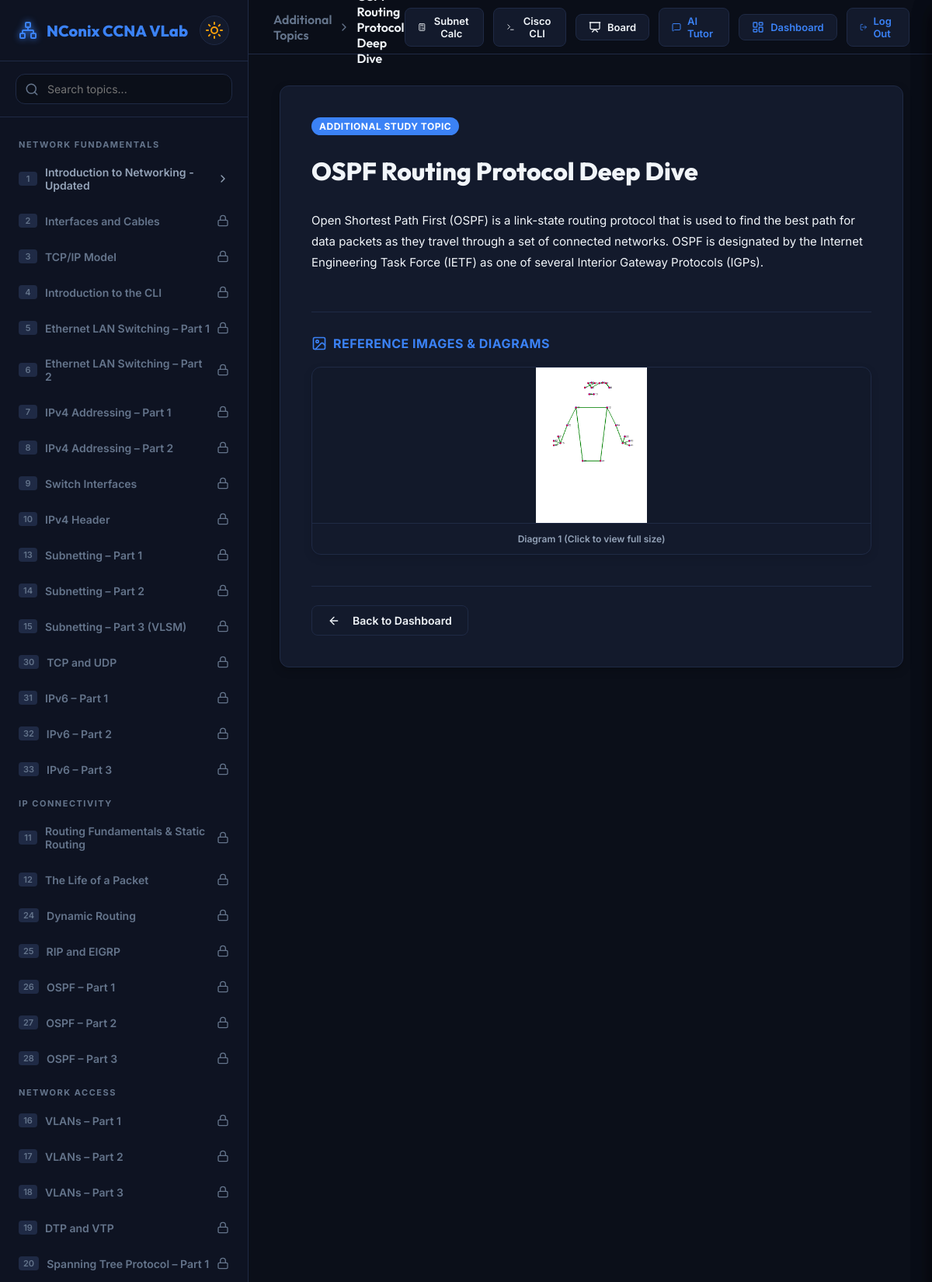
The page /additional-topic/1/ (signed in, upper part) on the database its author committed.
### core/models.py (models this page shows, shortened)
class Domain(models.Model):
    name = models.CharField(max_length=100, unique=True)

class Topic(models.Model):
    id = models.IntegerField(primary_key=True)
    domain = models.ForeignKey(Domain, on_delete=models.CASCADE, related_name='topics')
    title = models.CharField(max_length=200)
    objectives = models.JSONField(default=list)  # list of strings
    lesson_content = models.TextField()  # markdown
    class Meta:
        ordering = ['id']

class AdditionalTopic(models.Model):
    title = models.CharField(max_length=200)
    content = models.TextField(help_text="Paragraph content of the additional topic (supports markdown)")
    image1 = models.ImageField(upload_to='additional_topics/', blank=True, null=True)
    image2 = models.ImageField(upload_to='additional_topics/', blank=True, null=True)
    image3 = models.ImageField(upload_to='additional_topics/', blank=True, null=True)
    created_at = models.DateTimeField(auto_now_add=True)
    class Meta:
        ordering = ['created_at']

### core/views.py (the view)
# urls.py: path('additional-topic/<int:topic_id>/', views.additional_topic_detail_view, name='additional_topic_detail'),
@login_required
def additional_topic_detail_view(request, topic_id):
    topic = get_object_or_404(AdditionalTopic, id=topic_id)
    parsed_content = parse_markdown(topic.content)
    sidebar_domains = get_sidebar_data(request.user)
    context = {
        'topic': topic,
        'parsed_content': parsed_content,
        'sidebar_domains': sidebar_domains,
        'current_atopic_id': topic.id,
        'active_page': 'additional_topic_detail',
    }
    return render(request, 'core/additional_topic_detail.html', context)

### core/context_processors.py (called while the page is built)
def additional_topics(request):
    return {
        'additional_topics': AdditionalTopic.objects.all().order_by('created_at')
    }

### core/models.py (called while the page is built)
    def has_access_to_topic(self, topic_id):
        if self.role == 'admin':
            return True
        if self.unlock_all_topics:
            return True
        try:
            return int(topic_id) in (self.allowed_topics or [])
        except (ValueError, TypeError):
            return False

### core/templates/core/additional_topic_detail.html (shortened to what this page needs)
{% extends 'core/base.html' %}
{% block breadcrumbs %}
  <span class="breadcrumb-root">Additional Topics</span>
  <span class="breadcrumb-separator"><i data-lucide="chevron-right"></i></span>
  <span class="breadcrumb-current">{{ topic.title }}</span>
{% endblock %}
{% block content %}
<div class="lesson-card">
  <span class="lesson-meta-tag" style="background-color: var(--accent); color: white;">ADDITIONAL STUDY TOPIC</span>
  <h2 class="lesson-title" style="margin-top: 10px;">{{ topic.title }}</h2>
  <div class="lesson-body" style="margin-top: 30px; line-height: 1.8; font-size: 15px; color: var(--text-primary);">
    {{ parsed_content|safe }}
  </div>
  {% if topic.image1 or topic.image2 or topic.image3 %}
    <div style="margin-top: 50px; border-top: 1px solid var(--border-color); padding-top: 30px;">
      <h4 style="display: flex; align-items: center; gap: 8px; font-size: 16px; font-weight: 700; color: var(--accent); margin-bottom: 20px; text-transform: uppercase; letter-spacing: 0.5px;">
        <i data-lucide="image" style="width: 20px; height: 20px;"></i>
        Reference Images & Diagrams
      </h4>
      <div style="display: grid; grid-template-columns: repeat(auto-fit, minmax(280px, 1fr)); gap: 24px;">
        {% if topic.image1 %}
          <div class="image-gallery-item" style="border: 1px solid var(--border-color); border-radius: var(--radius); background-color: var(--bg-card); overflow: hidden; box-shadow: 0 4px 12px rgba(0,0,0,0.1); transition: transform 0.3s ease, box-shadow 0.3s ease;" onmouseover="this.style.transform='translateY(-4px)'; this.style.boxShadow='0 8px 24px rgba(0,0,0,0.2)';" onmouseout="this.style.transform='translateY(0)'; this.style.boxShadow='0 4px 12px rgba(0,0,0,0.1)';">
            <a href="{{ topic.image1.url }}" target="_blank" style="display: block; cursor: zoom-in;">
              <img src="{{ topic.image1.url }}" alt="Reference Image 1" style="width: 100%; height: 200px; object-fit: contain; background-color: rgba(0,0,0,0.05); display: block;">
            </a>
            <div style="padding: 12px; font-size: 12px; color: var(--text-secondary); border-top: 1px solid var(--border-color); text-align: center; font-weight: 600;">
              Diagram 1 (Click to view full size)
            </div>
          </div>
        {% endif %}
      </div>
    </div>
  {% endif %}
  <div style="margin-top: 40px; display: flex; justify-content: flex-start; border-top: 1px solid var(--border-color); padding-top: 24px;">
    <a href="{% url 'dashboard' %}" class="btn" style="text-decoration: none; display: inline-flex; align-items: center; border: 1px solid var(--border-color); background-color: var(--bg-card); color: var(--text-primary);">
      <i data-lucide="arrow-left" style="width: 16px; height: 16px; margin-right: 8px;"></i>
      Back to Dashboard
    </a>
  </div>
</div>
{% endblock %}

### core/templates/core/base.html (shortened to what this page needs)
{% load static %}
<!DOCTYPE html>
<html lang="en" data-theme="dark">
<head>
  <link rel="stylesheet" href="{% static 'core/styles.css' %}">
</head>
<body>
  <div class="app-container">
    <aside class="sidebar" id="sidebar">
      <div class="sidebar-header">
        <a href="{% url 'dashboard' %}" class="logo" style="text-decoration: none;">
          <i data-lucide="network" class="logo-icon"></i>
          <span>NConix CCNA <span class="accent-text">VLab</span></span>
        </a>
        <button class="theme-toggle" id="themeToggleBtn" title="Toggle Light/Dark Mode">
          <i data-lucide="sun" class="sun-icon"></i>
        </button>
      </div>
      <div class="search-box">
        <i data-lucide="search" class="search-icon"></i>
        <input type="text" id="searchInput" placeholder="Search topics...">
      </div>
      <nav class="navigation">
        <div class="nav-list" id="navList">
          {% if user.is_authenticated %}
            {% for domain in sidebar_domains %}
              <div class="nav-section-title">{{ domain.name|upper }}</div>
              {% for topic in domain.topics %}
                <div class="chapter-item {% if active_page == 'lesson' or active_page == 'quiz' %}{% if topic.id == current_topic_id %}expanded{% endif %}{% endif %}" id="chapter-{{ topic.id }}" data-title="{{ topic.title }}">
                  <div class="chapter-header">
                    <div class="chapter-title-container">
                      <span class="chapter-number">{{ topic.id }}</span>
                      <span {% if topic.locked %}style="color: var(--text-muted);"{% endif %}>{{ topic.title }}</span>
                    </div>
                    {% if topic.locked %}
                      <i data-lucide="lock" class="chapter-chevron" style="color: var(--text-muted); transform: none !important;"></i>
                    {% else %}
                      <i data-lucide="chevron-right" class="chapter-chevron"></i>
                    {% endif %}
                  </div>
                </div>
              {% endfor %}
            {% endfor %}
          {% endif %}
        </div>
      </nav>
    </aside>
    <main class="workspace">
      <header class="header">
        <div class="header-breadcrumbs">
          {% block breadcrumbs %}{% endblock %}
        </div>
        <div class="header-actions">
          <button class="header-btn" id="toolSubnetBtn" title="Subnetting Calculator">
            <i data-lucide="calculator"></i>
            <span>Subnet Calc</span>
          </button>
          <button class="header-btn" id="toolCliBtn" title="Cisco IOS CLI Simulator">
            <i data-lucide="terminal"></i>
            <span>Cisco CLI</span>
          </button>
          {% if user.is_authenticated %}
            {% if active_page != 'admin_board' %}
              <button class="header-btn" id="toolBoardBtn" title="Live Shared Whiteboard" style="position: relative;">
                <i data-lucide="presentation"></i>
                <span>Board</span>
              </button>
            {% endif %}
            <a href="{% url 'tutor_bot' %}" class="header-btn {% if active_page == 'tutor_bot' %}highlight-btn{% endif %}" title="AI Networking Tutor" style="text-decoration: none;">
              <i data-lucide="message-square"></i>
              <span>AI Tutor</span>
            </a>
            <a href="{% url 'dashboard' %}" class="header-btn {% if active_page == 'dashboard' %}highlight-btn{% endif %}" style="text-decoration: none;">
              <i data-lucide="layout-dashboard"></i>
              <span>Dashboard</span>
            </a>
            <a href="{% url 'logout' %}" class="header-btn" title="Log Out" style="text-decoration: none;">
              <i data-lucide="log-out"></i>
              <span>Log Out</span>
            </a>
          {% endif %}
        </div>
      </header>
      <div class="viewport" id="viewport">
        {% block content %}{% endblock %}
      </div>
    </main>
  </div>
</body>
</html>

### rows shown on the page
Domain: name "NETWORK FUNDAMENTALS"
Topic: title "Introduction to Networking - Updated"
Topic: title "Interfaces and Cables"
Topic: title "TCP/IP Model"
Topic: title "Introduction to the CLI"
Topic: title "Ethernet LAN Switching – Part 1"
Topic: title "Ethernet LAN Switching – Part 2"
Topic: title "IPv4 Addressing – Part 1"
Topic: title "IPv4 Addressing – Part 2"
Topic: title "Switch Interfaces"
Topic: title "IPv4 Header"
Topic: title "Subnetting – Part 1"
Topic: title "Subnetting – Part 2"
Topic: title "Subnetting – Part 3 (VLSM)"
Topic: title "TCP and UDP"
Topic: title "IPv6 – Part 1"
Topic: title "IPv6 – Part 2"
Topic: title "IPv6 – Part 3"
Domain: name "IP CONNECTIVITY"
Topic: title "Routing Fundamentals & Static Routing"
Topic: title "The Life of a Packet"
Topic: title "Dynamic Routing"
Topic: title "RIP and EIGRP"
Topic: title "OSPF – Part 1"
Topic: title "OSPF – Part 2"
Topic: title "OSPF – Part 3"
Domain: name "NETWORK ACCESS"
Topic: title "VLANs – Part 1"
Topic: title "VLANs – Part 2"
Topic: title "VLANs – Part 3"
Topic: title "DTP and VTP"
Topic: title "Spanning Tree Protocol – Part 1"
AdditionalTopic: title "OSPF Routing Protocol Deep Dive", content "Open Shortest Path First (OSPF) is a link-state routing protocol that is used to find the best path for data packets as they travel through a set of connected networks. OSPF is designated by the Internet Engineering Task Force (IETF) as one of several Interior Gateway Protocols (IGPs).", image1 (picture)

### other values the page prints
{{ topic.id }} "1" "2" "3" "4" "5" "6" "7" "8" "9" "10" "13" "14" "15" "30" "31" "32" "33" "11" "12" "24" "25" "26" "27" "28" "16" "17" "18" "19" "20"
